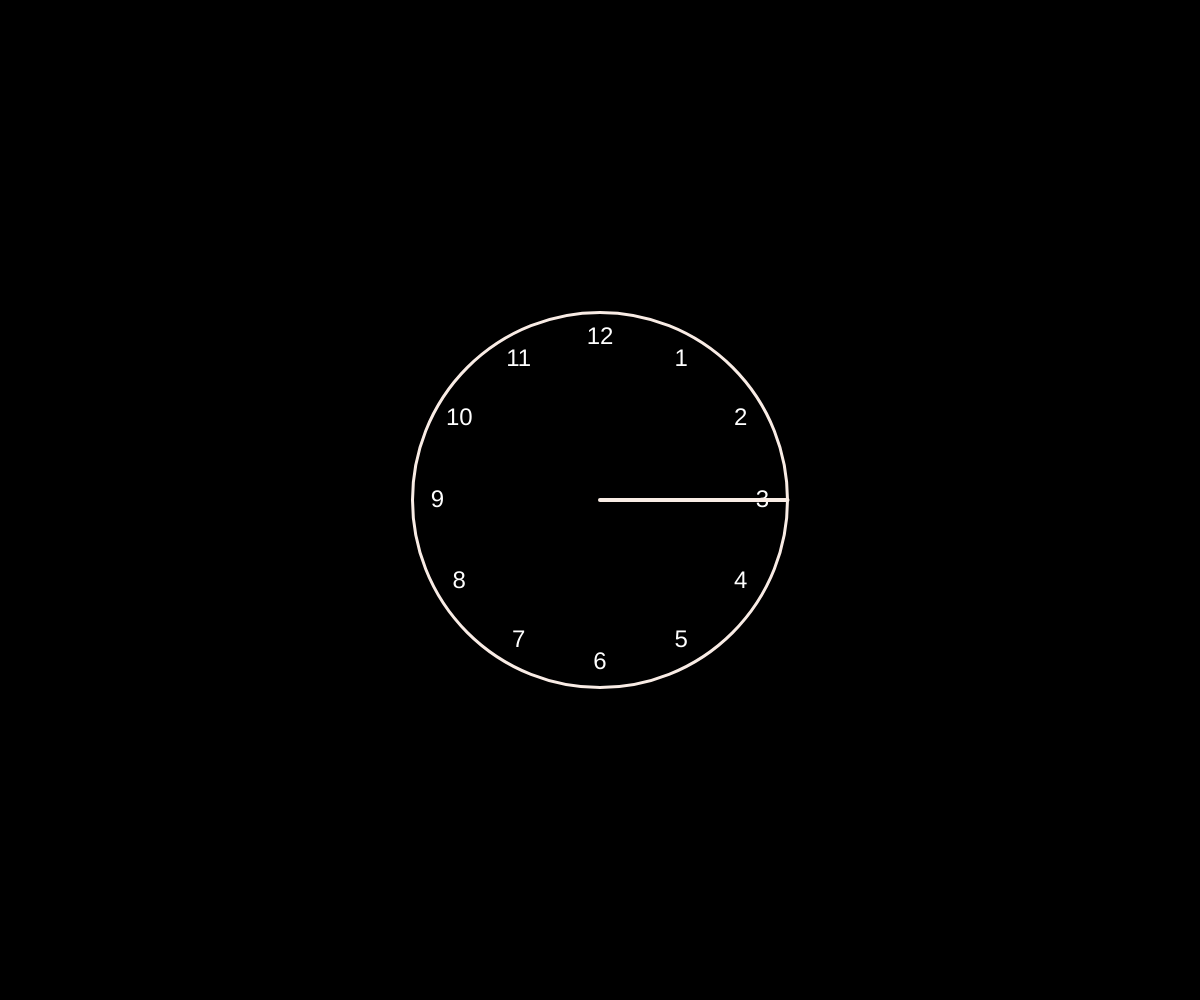
Frame 1 (no input)
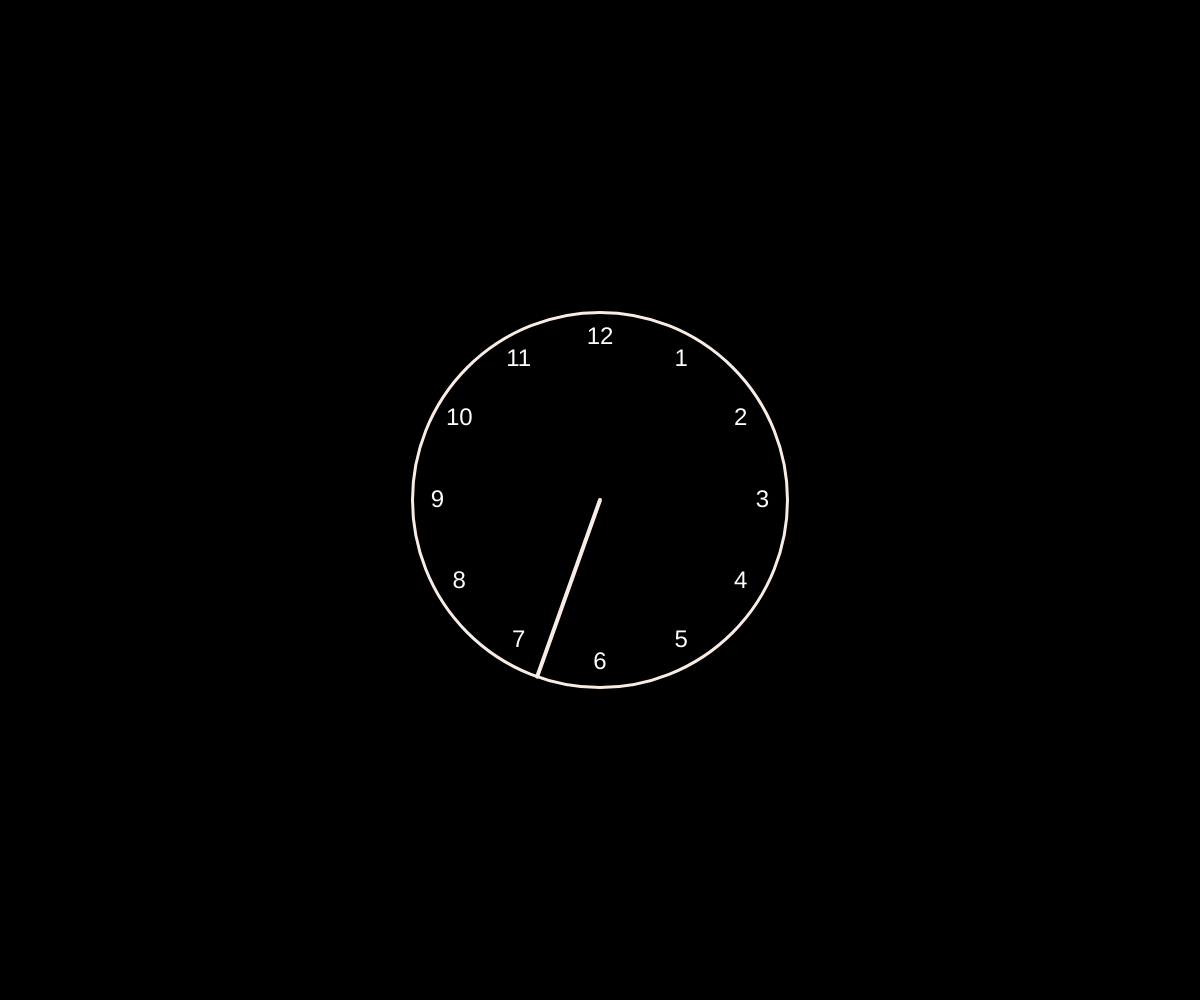
Frame 60 (no input)
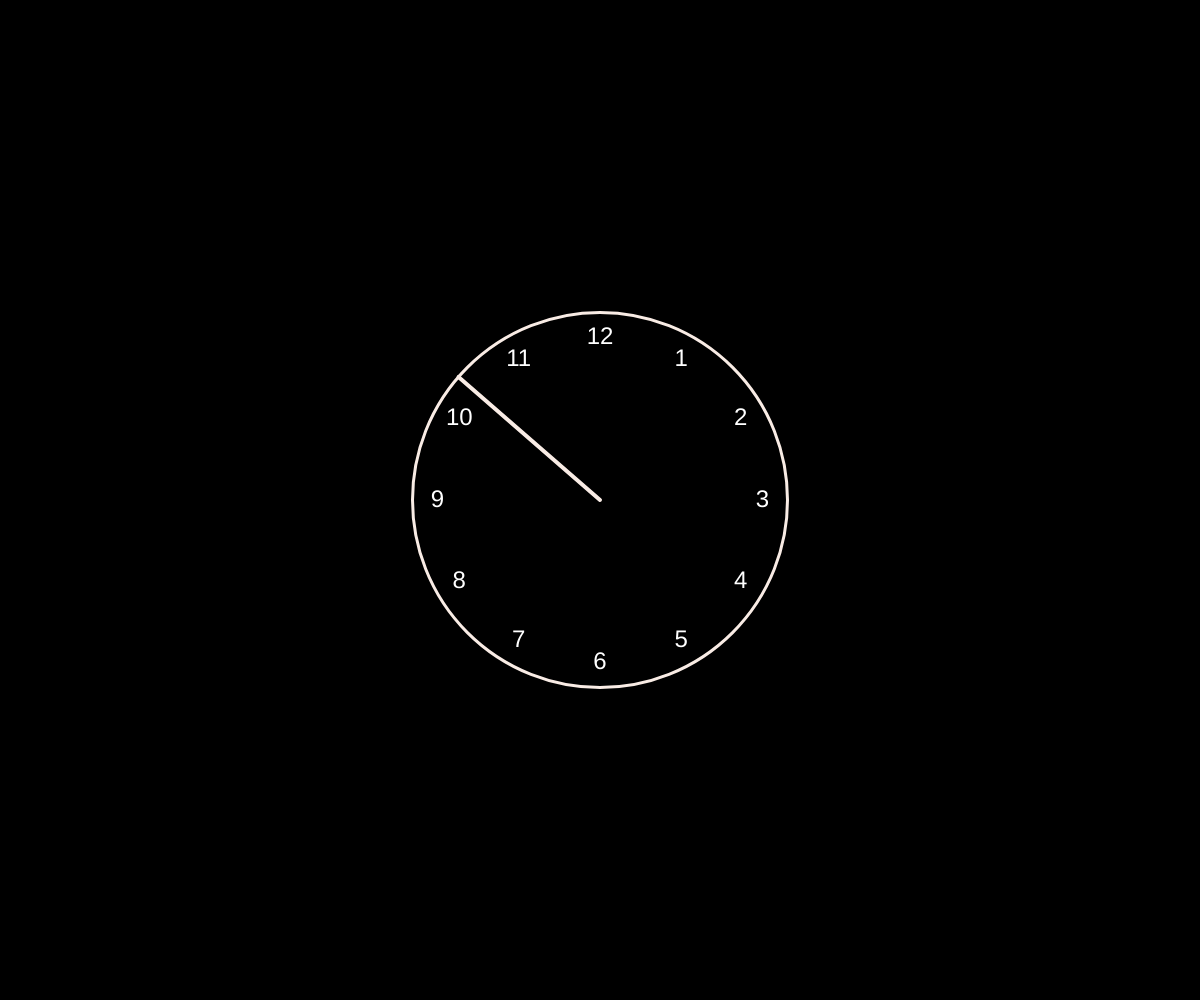
Frame 120 (the mouse pressed at the canvas centre since frame 60)

The p5.js sketch that drew these frames (run headless with seeded random() and noise() and a simulated clock; from frame 60 on, the mouse is pressed at the canvas centre):

// p5.js sketch
// ── sketch.js
//size unit, used for scaling shapes
let unitW, unitH;

//global variable for rotation
let angle3;
let rotSpeed3;

//colorPalette
let colorPal = ['#D73220','#F9ECE5','#68150A','#0B78B3','#1F0062'];
let randCol1;

function setup() {
  createCanvas(windowWidth, windowHeight);
  angleMode(DEGREES);

  angle3 = 0;
  rotSpeed3 = random(-1,3);

  unitW = width/8;
  unitH = height/8;

  randCol1 = floor(random(0, colorPal.length));
}

function draw() {
  background(0);

  push();
  translate(width/2,height/2);

  let circSize = unitH*3;
  let r = circSize/2;

  //clock circle 
  stroke(colorPal[randCol1]);
  strokeWeight(3);
  noFill();
  circle(0,0,circSize);

  //clock numbers
  fill(255);
  noStroke();
  textSize(24);
  textAlign(CENTER,CENTER);
  
  for (let i = 1; i <= 12; i++) {
    let angle = i * 30 - 90;
    let x = cos(angle) * (r - 25);
    let y = sin(angle) * (r - 25);
    text(i, x, y);
  }

  //clock hand
  stroke(colorPal[randCol1]);
  strokeWeight(4);
  rotate(angle3);
  line(0,0,r,0);
  pop();

  angle3 += rotSpeed3;
}
